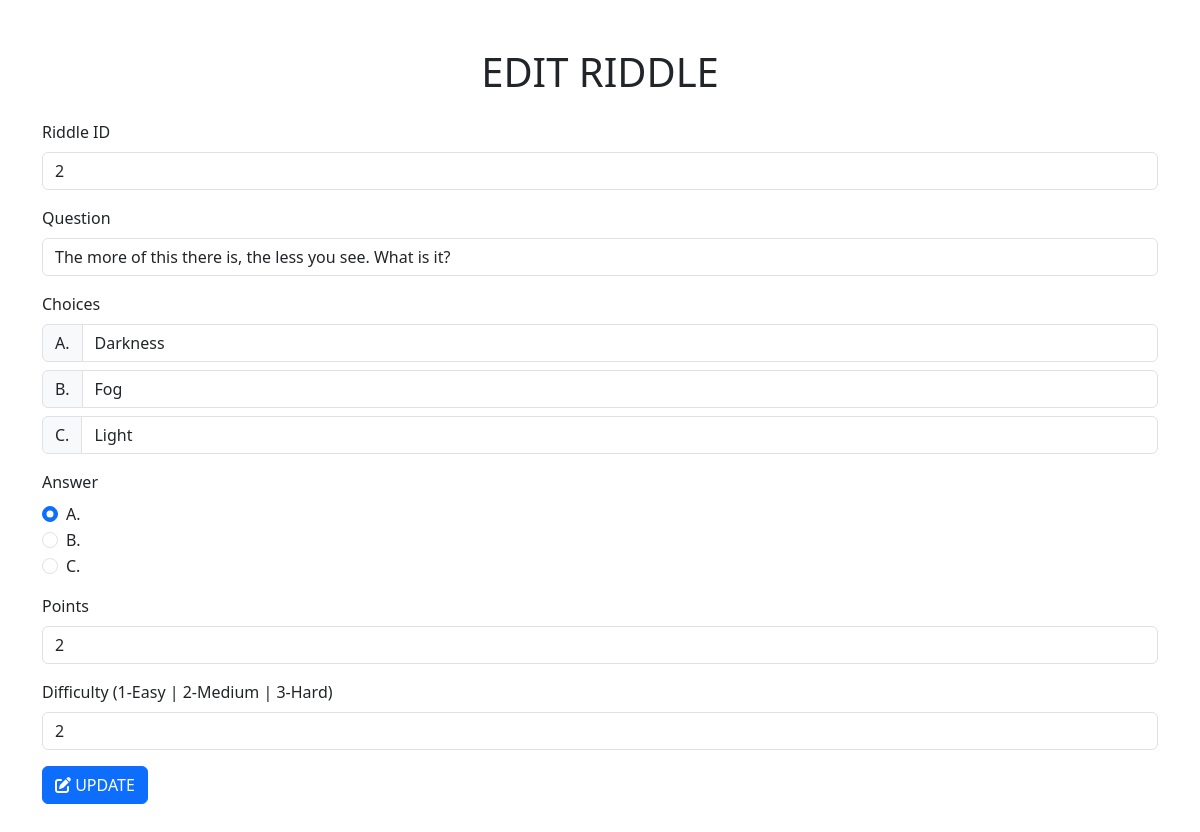
Page /edit_riddle.php?id=2 on the committed database.
### tables this page shows
CREATE TABLE `questions` (
  `riddle_id` int(11) NOT NULL,
  `riddle_question` text NOT NULL,
  `riddle_choices` longtext NOT NULL CHECK (json_valid(`riddle_choices`)),
  `riddle_answer` text NOT NULL,
  `riddle_points` int(11) NOT NULL,
  `riddle_difficulty` int(11) NOT NULL
);

### edit_riddle.php (the view, shortened to what this page needs)
<?php
require 'conn.php';
if (isset($_GET['id'])) {
    $riddle_id = intval($_GET['id']);
    $sql = "SELECT COUNT(*) as count FROM questions WHERE riddle_id = $riddle_id";
    $result = $conn->query($sql);
    $row = mysqli_fetch_assoc($result);
    if ($row['count'] > 0) {
        $sql = "SELECT * FROM questions WHERE riddle_id = $riddle_id";
        $dataResult = $conn->query($sql);
        $dataRow = mysqli_fetch_assoc($dataResult);
        $jsonData = $dataRow['riddle_choices'];
        $dataArray = json_decode($jsonData, true);
        ?>
        <!doctype html>
        <html lang="en">
        <head>
            <link href="https://cdn.jsdelivr.net/npm/bootstrap@5.3.2/dist/css/bootstrap.min.css" rel="stylesheet"
 />
            <link rel="stylesheet" href="https://cdnjs.cloudflare.com/ajax/libs/font-awesome/6.0.0-beta3/css/all.min.css">
        </head>
        <body>
            <main>
                <div class="container-md my-5">
                    <h1 class="text-center mb-4">EDIT RIDDLE</h1>
                    <form action="" method="post">
                        <div class="mb-3">
                            <label for="riddleId" class="form-label">Riddle ID</label>
                            <input type="text" class="form-control" name="riddle_id" id="riddleId" readonly
                                value="<?php echo htmlspecialchars($dataRow['riddle_id']); ?>" />
                        </div>
                        <div class="mb-3">
                            <label for="question" class="form-label">Question</label>
                            <input type="text" class="form-control" name="riddle_question" id="question"
                                value="<?php echo htmlspecialchars($dataRow['riddle_question']); ?>" required />
                        </div>
                        <div class="mb-3">
                            <label for="choices" class="form-label">Choices</label>
                            <div class="input-group mb-2">
                                <span class="input-group-text">A.</span>
                                <input type="text" class="form-control" name="choiceA" id="choiceA"
                                    value="<?php echo isset($dataArray[0]) ? htmlspecialchars($dataArray[0]) : ''; ?>"
                                    required />
                            </div>
                            <div class="input-group mb-2">
                                <span class="input-group-text">B.</span>
                                <input type="text" class="form-control" name="choiceB" id="choiceB"
                                    value="<?php echo isset($dataArray[1]) ? htmlspecialchars($dataArray[1]) : ''; ?>"
                                    required />
                            </div>
                            <div class="input-group mb-2">
                                <span class="input-group-text">C.</span>
                                <input type="text" class="form-control" name="choiceC" id="choiceC"
                                    value="<?php echo isset($dataArray[2]) ? htmlspecialchars($dataArray[2]) : ''; ?>"
                                    required />
                            </div>
                        </div>
                        <div class="mb-3">
                            <label class="form-label">Answer</label>
                            <div class="form-check">
                                <input class="form-check-input" type="radio" name="riddle_answer" id="answerA" value="0" <?php echo ($dataRow['riddle_answer'] === $dataArray[0]) ? 'checked' : ''; ?> required />
                                <label class="form-check-label" for="answerA"> A. </label>
                            </div>
                            <div class="form-check">
                                <input class="form-check-input" type="radio" name="riddle_answer" id="answerB" value="1" <?php echo ($dataRow['riddle_answer'] === $dataArray[1]) ? 'checked' : ''; ?> required />
                                <label class="form-check-label" for="answerB"> B. </label>
                            </div>
                            <div class="form-check">
                                <input class="form-check-input" type="radio" name="riddle_answer" id="answerC" value="2" <?php echo ($dataRow['riddle_answer'] === $dataArray[2]) ? 'checked' : ''; ?> required />
                                <label class="form-check-label" for="answerC"> C. </label>
                            </div>
                        </div>
                        <div class="mb-3">
                            <label for="riddle_points" class="form-label">Points</label>
                            <input type="number" class="form-control" name="riddle_points" id="riddle_points"
                                value="<?php echo htmlspecialchars($dataRow['riddle_points']); ?>" required />
                        </div>
                        <div class="mb-3">
                            <label for="riddle_difficulty" class="form-label">Difficulty (1-Easy | 2-Medium | 3-Hard)</label>
                            <input type="number" class="form-control" name="riddle_difficulty" id="riddle_difficulty"
                                value="<?php echo htmlspecialchars($dataRow['riddle_difficulty']); ?>" min="1" max="3"
                                required />
                        </div>
                        <button type="submit" class="btn btn-primary" name="submit">
                            <i class="fas fa-edit"></i> UPDATE
                        </button>
                    </form>
                </div>
                <link rel="stylesheet" href="https://cdnjs.cloudflare.com/ajax/libs/font-awesome/6.0.0-beta3/css/all.min.css">
            </main>
        </body>
        </html>
        <?php
    }
}
?>

### rows in the picture
questions: riddle_id "2", riddle_question "The more of this there is, the less you see. What is it?", choiceA "Darkness", choiceB "Fog", choiceC "Light", riddle_choices "☑ A.", riddle_choices "☐ B.", riddle_choices "☐ C.", riddle_points "2", riddle_difficulty "2"
